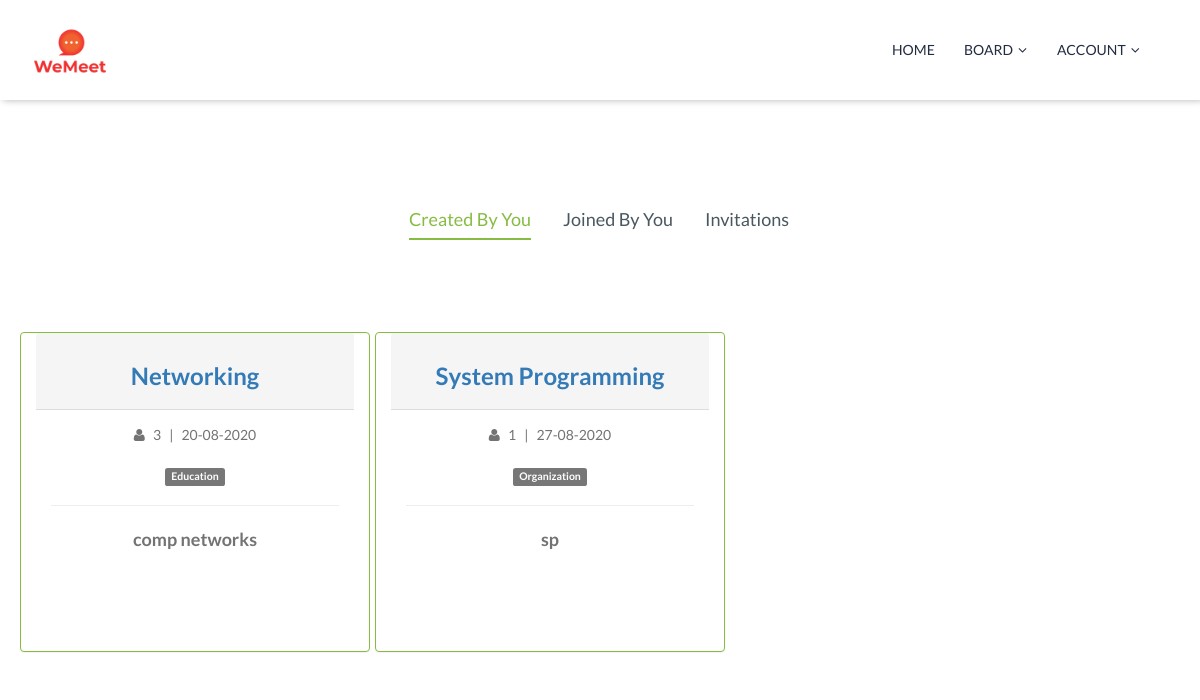
Screenshot of / (signed in) with the database file from the repository.
### board/models.py (models this page shows, shortened)
class Board(models.Model):
	boardId = models.AutoField(primary_key=True)
	boardTitle = models.CharField(max_length=50)
	boardDescription = models.CharField(max_length=1000)
	createdBy = models.ForeignKey(User,
		on_delete=models.CASCADE)
	createdOn = models.DateTimeField()
	boardType = models.ForeignKey(BoardType,
		on_delete=models.CASCADE)
	isDeleted = models.BooleanField(default=0)
	token = models.CharField(max_length=6, default='')

### globaltables/models.py (models this page shows)
class BoardType(models.Model):
	boardTypeId = models.AutoField(primary_key=True)
	boardType = models.CharField(max_length=50)
	def __str__(self):
		return str(self.boardType)

### board/views.py (the view)
# urls.py: 2. Add a URL to urlpatterns:  path('', Home.as_view(), name='home')
@method_decorator(login_required, name='dispatch')
class Home(View):
	def get(self, request):
		curr_user = request.user
		created = BoardModel.objects.filter(Q(createdBy=curr_user))
		joined = BoardModel.objects.filter(Q(boardmembers__user=curr_user),
			Q(boardmembers__isRemoved=False),~Q(createdBy=curr_user))
		pendingInvitations = BoardInvitation.objects.filter(Q(user=curr_user),
			Q(status='pending'))
		return render(request ,'board/index.html', {'boardsCreated':created,
			'boardsJoined':joined, 'user': request.user,
			'pendingInvitations': pendingInvitations})

### board/templatetags/boardTags.py (called while the page is built)
@register.filter(name='totalBoardMembers')
def totalBoardMembers(board):
	members = BoardMembers.objects.filter(boardId = board).count()
	return members

@register.filter(name='memberRole')
def memberRole(board, user):
	role = BoardMembers.objects.get(boardId = board, user = user).role
	print("role: ",role)
	return role

### globaltables/context_processors.py (called while the page is built)
def sections_processor(request):
    boardTypes = BoardType.objects.all()
    return {'boardTypes':boardTypes}

### globaltables/models.py (called while the page is built)
	def __str__(self):
		return self.role

### templates/board/index.html (shortened to what this page needs)
{% extends 'base.html' %}
{% load static %}
{% block content %}
{% load boardTags %}
<div class="section section-padding courses">
    <div class="container">
        <div class="courses-wrapper">
            <div class="row top-content">
                <div class="col-md-3"></div>
                <div class="col-md-6">
                    <ul role="tablist" class="nav nav-tabs edugate-tabs">
                        <li role="presentation" class="active"><a href="#campus" data-toggle="tab" class="text h4">Created By You</a></li>
                        <li role="presentation"><a href="#education" data-toggle="tab" class="text h4">Joined By You</a></li>
                        <li role="presentation"><a href="#invitations" data-toggle="tab" class="text h4">Invitations</a></li>
                    </ul>
                </div>
                <div class="col-md-3"></div>
            </div>
            <div class="tab-content courses-content">
                <div id="campus" role="tabpanel" class="tab-pane fade in active">
                    <div class="style-show style-grid row">
                        {% if boardsCreated %}
                            {% for board in boardsCreated %}
                                <div class="panel panel-default col-md-4 hvr-float" style="border: solid 1px #86bc42; margin-left: 5px; max-width: 35rem; height: 320px;">
                                    <div class="panel-heading" style="text-transform: capitalize;">
                                        <a href="{% url 'board_details' boardId=board.boardId %}">
                                            <h3>{{ board.boardTitle }}</h3>
                                        </a>
                                    </div>
                                    <div class="panel-body">
                                        <div>
                                            <i class="fa fa-user"></i>
                                                    &nbsp; {{ board|totalBoardMembers }} &nbsp; | &nbsp; {{ board.createdOn|date:'d-m-Y' }}
                                        </div>
                                        <br>
                                        <div class="tag-item">
                                            <span class="label label-default">{{ board.boardType }}</span>
                                        </div>
                                        <hr>
                                        <div style="font-size: 1.3rem;" class="board-desc">
                                            <h4 style="line-height: 1.5;">{{ board.boardDescription }}</h4>
                                        </div>
                                    </div>
                                </div>
                            {% endfor %}
                        {% endif %}
                    </div>
                </div>
            </div>
        </div>
    </div>
</div>
{% endblock content %}

### rows the page displays
Board: boardTitle "Networking", boardId "3", createdOn "20-08-2020", boardType "Education"
Board: boardTitle "System Programming", boardId "1", createdOn "27-08-2020", boardType "Organization"
